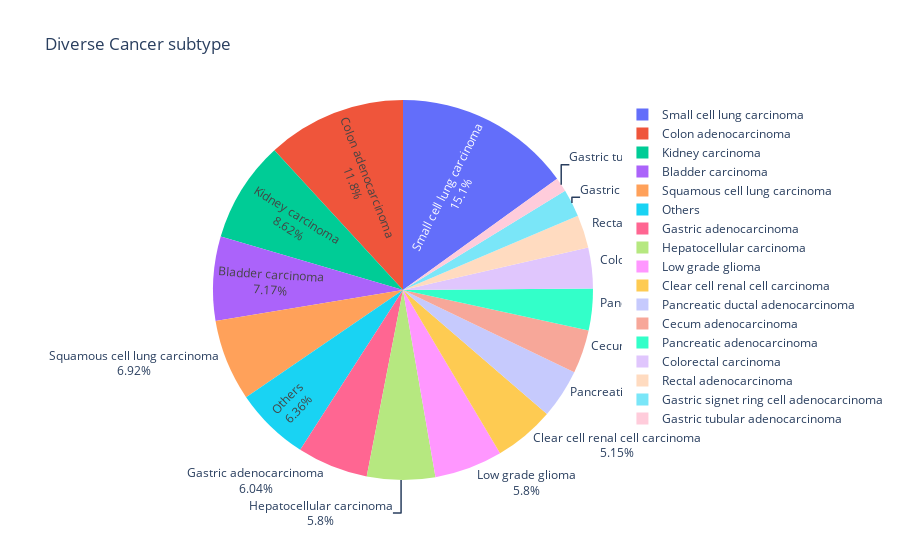

Write notebook code for a chart like this one.
### Code cell
fig = px.pie(Cancer_subtype, values='Count', names='Cancer_subtype_modify', title="Diverse Cancer subtype")
# Update the labels to show both count and percentage
fig.update_traces(textinfo='label+percent', insidetextorientation='radial')

# Save figure to PDF
pio.write_image(fig, 'figs/Diverse Cancer subtype modify.pdf')

### Figure 1 — Plotly figure (JSON) as saved in the notebook; plotly's stock layout.template omitted (floating-point values rounded to 4 significant figures)
{"data": [{"domain": {"x": [0, 1], "y": [0, 1]}, "hovertemplate": "Cancer_subtype_modify=%{label}<br>Count=%{value}<extra></extra>", "insidetextorientation": "radial", "labels": ["Small cell lung carcinoma", "Colon adenocarcinoma", "Kidney carcinoma", "Bladder carcinoma", "Squamous cell lung carcinoma", "Gastric adenocarcinoma", "Hepatocellular carcinoma", "Low grade glioma", "Clear cell renal cell carcinoma", "Pancreatic ductal adenocarcinoma", "Cecum adenocarcinoma", "Pancreatic adenocarcinoma", "Colorectal carcinoma", "Rectal adenocarcinoma", "Gastric signet ring cell adenocarcinoma", "Gastric tubular adenocarcinoma", "Others", "Others", "Others", "Others", "Others", "Others", "Others", "Others", "Others", "Others", "Others", "Others", "Others"], "legendgroup": "", "name": "", "showlegend": true, "textinfo": "label+percent", "type": "pie", "values": [187, 147, 107, 89, 86, 75, 72, 72, 64, 52, 46, 44, 43, 35, 29, 15, 13, 12, 7, 7, 6, 6, 6, 6, 5, 4, 3, 3, 1]}], "layout": {"legend": {"tracegroupgap": 0}, "title": {"text": "Diverse Cancer subtype"}}}
